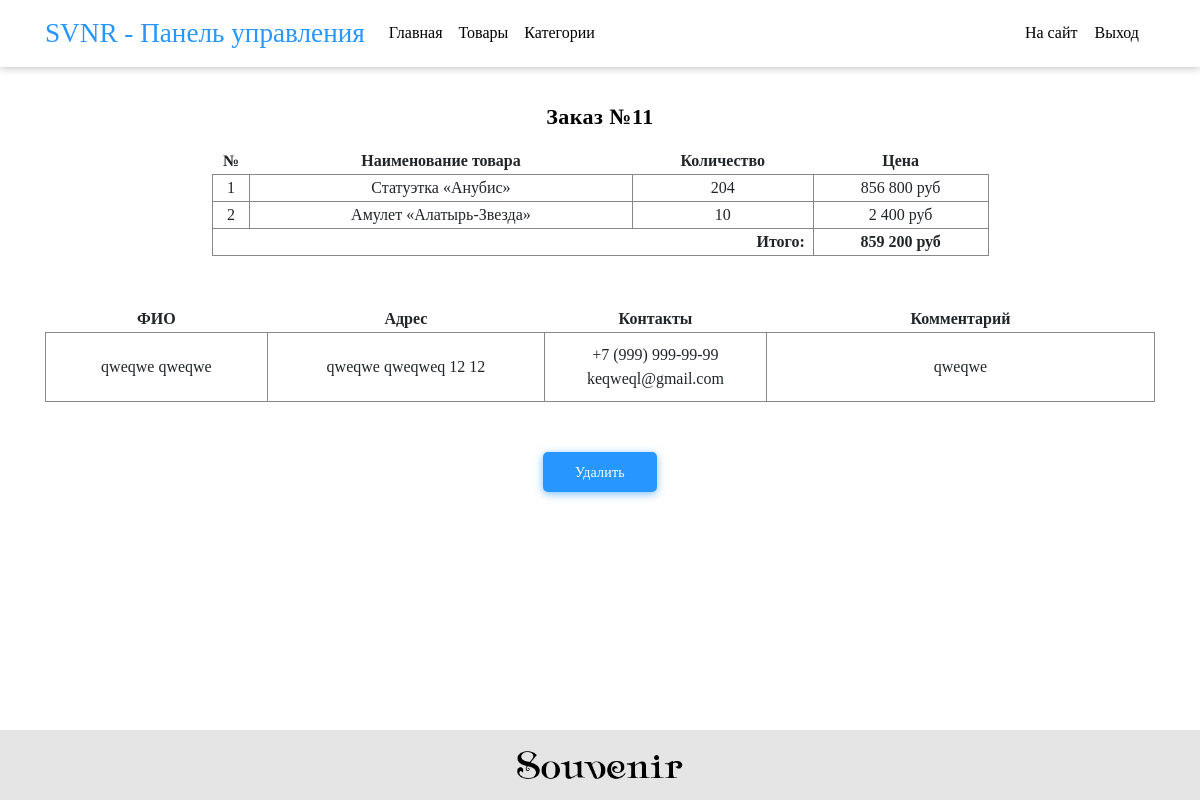
The app's page /OnlineShop/admin/view-order.php?id=11 (signed in) with its own data.
### tables this page shows
CREATE TABLE `products_orders` (
  `id` int(11) NOT NULL,
  `orderID` int(11) NOT NULL,
  `productTitle` varchar(50) NOT NULL,
  `productCount` int(11) NOT NULL,
  `productPrice` int(11) NOT NULL
);

CREATE TABLE `clients` (
  `clientID` int(11) NOT NULL,
  `clientName` varchar(50) NOT NULL,
  `clientSurname` varchar(50) NOT NULL,
  `clientPhone` varchar(18) NOT NULL,
  `clientMail` varchar(50) NOT NULL
);

CREATE TABLE `orders` (
  `orderID` int(11) NOT NULL,
  `orderClient` int(11) NOT NULL,
  `orderDate` datetime NOT NULL,
  `orderAddress` varchar(255) NOT NULL,
  `orderComment` text NOT NULL,
  `orderHash` varchar(50) NOT NULL
);

### OnlineShop/functions/functions.php (called while the page is built)
<?php
function clear($string) {
	$string = strip_tags($string);
	$string = addslashes($string);
	$string = trim($string);
	return $string;
};
function priceValidate($str) {
	return number_format($str, 0, ',', ' ');
}
?>

### OnlineShop/admin/view-order.php (the view, shortened to what this page needs)
<?php
include $_SERVER['DOCUMENT_ROOT'].'/functions/dbHandler.php';
include $_SERVER['DOCUMENT_ROOT'].'/functions/functions.php';
$id = clear($_GET["id"]);
?>
<!DOCTYPE HTML>
<html>
	<head>
	    <link rel="stylesheet" href="/fonts/font-awesome/css/all.css">
		<link rel="stylesheet" href="/css/bootstrap.min.css">
		<link rel="stylesheet" href="/admin/css/style.css">
	</head>
	<body>
		<?php include 'include/header.php'; ?>
		<main>
			<div class="container container-center">
				<?php
					$rows = mysqli_query($link, "SELECT * FROM products_orders WHERE orderID = $id");
					if (mysqli_num_rows($rows) != 0) {
echo ('
						<span class="admin-form-title">Заказ №'.$id.'</span>
						<table class="table-products-container">
							<tr>
								<th>№</th>
								<th>Наименование товара</th>
								<th>Количество</th>
								<th>Цена</th>
							</tr>
');
						$number = 1;
						foreach ($rows as $row) {
							$finalPrice += $row[productPrice];
echo ('
							<tr>
								<td>'.$number.'</td>
								<td>'.$row[productTitle].'</td>
								<td>'.$row[productCount].'</td>
								<td>'.priceValidate($row[productPrice]).' руб</td>
							</tr>
');
							$number += 1;
						}
echo ('
							<tr>
								<td colspan="3" style="text-align:right; font-weight: bold;" class="pr-2">Итого: </td>
								<td style="font-weight: bold;">'.priceValidate($finalPrice).' руб</td>
							</tr>
						</table>
');
						$rowOrder = mysqli_query($link, "SELECT * FROM orders WHERE orderID = $id");
						$rowOrder = mysqli_fetch_array($rowOrder);
						$rowClient = mysqli_query($link, "SELECT * FROM clients WHERE clientID = $rowOrder[orderClient]");
						$rowClient = mysqli_fetch_array($rowClient);
echo ('
						<table class="table-info-container">
							<tr>
								<th class="fio">ФИО</th>
								<th class="address">Адрес</th>
								<th class="contacts">Контакты</th>
								<th class="comment">Комментарий</th>
							</tr>
');
echo ('
							<tr>
								<td class="fio align-items-center">'.$rowClient[clientName].' '.$rowClient[clientSurname].'</td>
								<td class="address">'.$rowOrder[orderAddress].'</td>
								<td class="contacts">'.$rowClient[clientPhone].'<br>'.$rowClient[clientMail].'</td>
								<td class="comment">'.$rowOrder[orderComment].'</td>
							</tr>
						</table>
');
echo ('
						<a href="/admin/main.php" class="delete-order my-button" oID='.$row[orderID].'>Удалить</a>
');
					}
				?>
			</div>
		</main>
		<?php include 'include/footer.php'; ?>
	</body>
</html>

### OnlineShop/admin/css/style.css (style rules this page uses)
.container { align-items: center; }
main { margin-top: 1rem; }
* { font-family: CoFo sans; outline: none; }
a { text-decoration: none!important; cursor: pointer; user-select: none; }
html { height: 100%; overflow-y: scroll; }
body { display: flex; flex-direction: column; height: 100% }
.my-button { display: flex; align-items: center; padding: 0 32px; height: 40px; user-select: none; background-color: #2796FF; cursor: pointer; border: none; box-shadow: 0 2px 8px 0 rgba(39,150,255,.6); border-radius: 5px; font-size: 14px; letter-spacing: .2px; color: #fff; transition: .2s; outline: none; }
.table-products-container { width: 70%; margin-bottom: 50px; }
.table-info-container { width: 100%; margin-bottom: 50px; }
table { text-align: center; }
td { border: 1px solid #888; }
.table-info-container td { padding: 10px 0px; }
.fio { width: 20%; }
.address { width: 25%; }
.contacts { width: 20%; }
.comment { width: 35%; }
.container-center { display: flex; flex-direction: column; justify-content: center; }
.admin-form-title { color: #000; font-size: 22px; font-weight: bold; letter-spacing: .5px; margin-bottom: 15px; }

### records on screen
products_orders: productTitle "Статуэтка «Анубис»", productCount "204", productPrice "856 800"
products_orders: productTitle "Амулет «Алатырь-Звезда»", productCount "10", productPrice "2 400"
clients: clientName "qweqwe", clientSurname "qweqwe", clientPhone "+7 (999) 999-99-99", clientMail "keqweql@gmail.com"
orders: orderAddress "qweqwe qweqweq 12 12", orderComment "qweqwe"

### other values on screen
$id "11"
priceValidate($finalPrice) "859 200"
